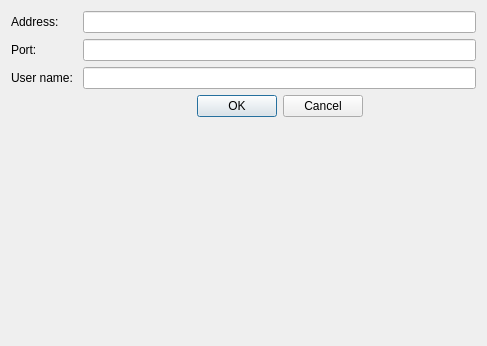
<?xml version="1.0" encoding="UTF-8"?>
<ui version="4.0">
 <class>SettingsDialog</class>
 <widget class="QDialog" name="SettingsDialog">
  <property name="geometry">
   <rect>
    <x>0</x>
    <y>0</y>
    <width>487</width>
    <height>346</height>
   </rect>
  </property>
  <property name="windowTitle">
   <string>Dialog</string>
  </property>
  <property name="styleSheet">
   <string notr="true"/>
  </property>
  <layout class="QFormLayout" name="formLayout">
   <item row="0" column="0">
    <widget class="QLabel" name="label">
     <property name="text">
      <string>Address:</string>
     </property>
    </widget>
   </item>
   <item row="0" column="1">
    <widget class="QLineEdit" name="m_address"/>
   </item>
   <item row="1" column="0">
    <widget class="QLabel" name="label_2">
     <property name="text">
      <string>Port: </string>
     </property>
    </widget>
   </item>
   <item row="1" column="1">
    <widget class="QLineEdit" name="m_port"/>
   </item>
   <item row="2" column="0">
    <widget class="QLabel" name="label_3">
     <property name="text">
      <string>User name: </string>
     </property>
    </widget>
   </item>
   <item row="2" column="1">
    <widget class="QLineEdit" name="m_username"/>
   </item>
   <item row="3" column="1">
    <widget class="QDialogButtonBox" name="dialogButtonBox">
     <property name="orientation">
      <enum>Qt::Horizontal</enum>
     </property>
     <property name="standardButtons">
      <set>QDialogButtonBox::Cancel|QDialogButtonBox::Ok</set>
     </property>
     <property name="centerButtons">
      <bool>true</bool>
     </property>
    </widget>
   </item>
  </layout>
 </widget>
 <resources/>
 <connections>
  <connection>
   <sender>dialogButtonBox</sender>
   <signal>accepted()</signal>
   <receiver>SettingsDialog</receiver>
   <slot>accept()</slot>
   <hints>
    <hint type="sourcelabel">
     <x>248</x>
     <y>254</y>
    </hint>
    <hint type="destinationlabel">
     <x>157</x>
     <y>274</y>
    </hint>
   </hints>
  </connection>
  <connection>
   <sender>dialogButtonBox</sender>
   <signal>rejected()</signal>
   <receiver>SettingsDialog</receiver>
   <slot>reject()</slot>
   <hints>
    <hint type="sourcelabel">
     <x>316</x>
     <y>260</y>
    </hint>
    <hint type="destinationlabel">
     <x>286</x>
     <y>274</y>
    </hint>
   </hints>
  </connection>
 </connections>
</ui>
